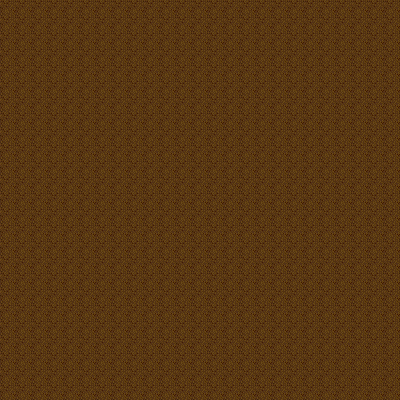

This game map was drawn from its Tiled (.tmx) file and the tilesets committed beside it. A one-line description and the full map source follow:
An orthogonal 25x25 tile map with 16x16 px tiles, 3 tile layers (Tile Layer 1, Tile Layer 2, Tile Layer 3), 2 tilesets.

<map version="1.2" tiledversion="2020.04.10" orientation="orthogonal" renderorder="right-down" width="25" height="25" tilewidth="16" tileheight="16" infinite="0" nextlayerid="4" nextobjectid="1">
 <tileset firstgid="1" name="MapTextures" tilewidth="16" tileheight="16" tilecount="4416" columns="96">
  <image source="MapTextures.png" width="1536" height="736" />
 </tileset>
 <tileset firstgid="4417" name="dungeon_tiles_formatted_v2" tilewidth="16" tileheight="16" tilecount="299" columns="23">
  <image source="dungeon_tiles_formatted_v2.png" width="368" height="208" />
 </tileset>
 <layer id="1" name="Tile Layer 1" width="25" height="25">
  <data encoding="csv">
1,1,1,1,1,1,1,1,1,1,1,1,1,1,1,1,1,1,1,1,1,1,1,1,1,
1,0,0,0,0,0,0,0,0,0,0,0,0,0,0,0,0,0,0,0,0,0,0,0,1,
1,0,0,0,0,0,0,0,0,0,0,0,0,0,0,0,0,0,0,0,0,0,0,0,1,
1,0,0,0,0,0,0,0,0,0,0,0,0,0,0,0,0,0,0,0,0,0,0,0,1,
1,0,0,0,0,0,0,0,0,0,0,0,0,0,0,0,0,0,0,0,0,0,0,0,1,
1,0,0,0,0,0,0,0,0,0,0,0,0,0,0,0,0,0,0,0,0,0,0,0,1,
1,0,0,0,0,0,0,0,0,0,0,0,0,0,0,0,0,0,0,0,0,0,0,0,1,
1,0,0,0,0,0,0,0,0,0,0,0,0,0,0,0,0,0,0,0,0,0,0,0,1,
1,0,0,0,0,0,0,0,0,0,0,0,0,0,0,0,0,0,0,0,0,0,0,0,1,
1,0,0,0,0,0,0,0,0,0,0,0,0,0,0,0,0,0,0,0,0,0,0,0,1,
1,0,0,0,0,0,0,0,0,0,0,0,0,0,0,0,0,0,0,0,0,0,0,0,1,
1,0,0,0,0,0,0,0,0,0,0,0,0,0,0,0,0,0,0,0,0,0,0,0,1,
1,0,0,0,0,0,0,0,0,0,0,0,0,0,0,0,0,0,0,0,0,0,0,0,1,
1,0,0,0,0,0,0,0,0,0,0,0,0,0,0,0,0,0,0,0,0,0,0,0,1,
1,0,0,0,0,0,0,0,0,0,0,0,0,0,0,0,0,0,0,0,0,0,0,0,1,
1,0,0,0,0,0,0,0,0,0,0,0,0,0,0,0,0,0,0,0,0,0,0,0,1,
1,0,0,0,0,0,0,0,0,0,0,0,0,0,0,0,0,0,0,0,0,0,0,0,1,
1,0,0,0,0,0,0,0,0,0,0,0,0,0,0,0,0,0,0,0,0,0,0,0,1,
1,0,0,0,0,0,0,0,0,0,0,0,0,0,0,0,0,0,0,0,0,0,0,0,1,
1,0,0,0,0,0,0,0,0,0,0,0,0,0,0,0,0,0,0,0,0,0,0,0,1,
1,0,0,0,0,0,0,0,0,0,0,0,0,0,0,0,0,0,0,0,0,0,0,0,1,
1,0,0,0,0,0,0,0,0,0,0,0,0,0,0,0,0,0,0,0,0,0,0,0,1,
1,0,0,0,0,0,0,0,0,0,0,0,0,0,0,0,0,0,0,0,0,0,0,0,1,
1,0,0,0,0,0,0,0,0,0,0,0,0,0,0,0,0,0,0,0,0,0,0,0,1,
1,1,1,1,1,1,1,1,1,1,1,1,1,1,1,1,1,1,1,1,1,1,1,1,1
</data>
 </layer>
 <layer id="2" name="Tile Layer 2" width="25" height="25">
  <data encoding="csv">
404,404,404,404,404,404,404,404,404,404,404,404,404,404,404,404,404,404,404,404,404,404,404,404,404,
404,404,404,404,404,404,404,404,404,404,404,404,404,404,404,404,404,404,404,404,404,404,404,404,404,
404,404,404,404,404,404,404,404,404,404,404,404,404,404,404,404,404,404,404,404,404,404,404,404,404,
404,404,404,404,404,404,404,404,404,404,404,404,404,404,404,404,404,404,404,404,404,404,404,404,404,
404,404,404,404,404,404,404,404,404,404,404,404,404,404,404,404,404,404,404,404,404,404,404,404,404,
404,404,404,404,404,404,404,404,404,404,404,404,404,404,404,404,404,404,404,404,404,404,404,404,404,
404,404,404,404,404,404,404,404,404,404,404,404,404,404,404,404,404,404,404,404,404,404,404,404,404,
404,404,404,404,404,404,404,404,404,404,404,404,404,404,404,404,404,404,404,404,404,404,404,404,404,
404,404,404,404,404,404,404,404,404,404,404,404,404,404,404,404,404,404,404,404,404,404,404,404,404,
404,404,404,404,404,404,404,404,404,404,404,404,404,404,404,404,404,404,404,404,404,404,404,404,404,
404,404,404,404,404,404,404,404,404,404,404,404,404,404,404,404,404,404,404,404,404,404,404,404,404,
404,404,404,404,404,404,404,404,404,404,404,404,404,404,404,404,404,404,404,404,404,404,404,404,404,
404,404,404,404,404,404,404,404,404,404,404,404,404,404,404,404,404,404,404,404,404,404,404,404,404,
404,404,404,404,404,404,404,404,404,404,404,404,404,404,404,404,404,404,404,404,404,404,404,404,404,
404,404,404,404,404,404,404,404,404,404,404,404,404,404,404,404,404,404,404,404,404,404,404,404,404,
404,404,404,404,404,404,404,404,404,404,404,404,404,404,404,404,404,404,404,404,404,404,404,404,404,
404,404,404,404,404,404,404,404,404,404,404,404,404,404,404,404,404,404,404,404,404,404,404,404,404,
404,404,404,404,404,404,404,404,404,404,404,404,404,404,404,404,404,404,404,404,404,404,404,404,404,
404,404,404,404,404,404,404,404,404,404,404,404,404,404,404,404,404,404,404,404,404,404,404,404,404,
404,404,404,404,404,404,404,404,404,404,404,404,404,404,404,404,404,404,404,404,404,404,404,404,404,
404,404,404,404,404,404,404,404,404,404,404,404,404,404,404,404,404,404,404,404,404,404,404,404,404,
404,404,404,404,404,404,404,404,404,404,404,404,404,404,404,404,404,404,404,404,404,404,404,404,404,
404,404,404,404,404,404,404,404,404,404,404,404,404,404,404,404,404,404,404,404,404,404,404,404,404,
404,404,404,404,404,404,404,404,404,404,404,404,404,404,404,404,404,404,404,404,404,404,404,404,404,
404,404,404,404,404,404,404,404,404,404,404,404,404,404,404,404,404,404,404,404,404,404,404,404,404
</data>
 </layer>
 <layer id="3" name="Tile Layer 3" width="25" height="25">
  <data encoding="csv">
0,0,0,0,0,0,0,0,0,0,0,0,0,0,0,0,0,0,0,0,0,0,0,0,0,
0,0,0,0,0,0,0,0,0,0,0,0,0,0,0,0,0,0,0,0,0,0,0,0,0,
0,0,0,0,0,0,0,0,0,0,0,0,0,0,0,0,0,0,0,0,0,0,0,0,0,
0,0,0,0,0,0,0,0,0,0,0,0,0,0,0,0,0,0,0,0,0,0,0,0,0,
0,0,0,0,0,0,0,0,0,0,0,0,0,0,0,0,0,0,0,0,0,0,0,0,0,
0,0,0,0,0,0,0,0,0,0,0,0,0,0,0,0,0,0,0,0,0,0,0,0,0,
0,0,0,0,0,0,0,0,0,0,0,0,0,0,0,0,0,0,0,0,0,0,0,0,0,
0,0,0,0,0,0,0,0,0,0,0,0,0,0,0,0,0,0,0,0,0,0,0,0,0,
0,0,0,0,0,0,0,0,0,0,0,0,0,0,0,0,0,0,0,0,0,0,0,0,0,
0,0,0,0,0,0,0,0,0,0,0,0,0,0,0,0,0,0,0,0,0,0,0,0,0,
0,0,0,0,0,0,0,0,0,0,0,0,0,0,0,0,0,0,0,0,0,0,0,0,0,
0,0,0,0,0,0,0,0,0,0,0,0,0,0,0,0,0,0,0,0,0,0,0,0,0,
0,0,0,0,0,0,0,0,0,0,0,0,0,0,0,0,0,0,0,0,0,0,0,0,0,
0,0,0,0,0,0,0,0,0,0,0,0,0,0,0,0,0,0,0,0,0,0,0,0,0,
0,0,0,0,0,0,0,0,0,0,0,0,0,0,0,0,0,0,0,0,0,0,0,0,0,
0,0,0,0,0,0,0,0,0,0,0,0,0,0,0,0,0,0,0,0,0,0,0,0,0,
0,0,0,0,0,0,0,0,0,0,0,0,0,0,0,0,0,0,0,0,0,0,0,0,0,
0,0,0,0,0,0,0,0,0,0,0,0,0,0,0,0,0,0,0,0,0,0,0,0,0,
0,0,0,0,0,0,0,0,0,0,0,0,0,0,0,0,0,0,0,0,0,0,0,0,0,
0,0,0,0,0,0,0,0,0,0,0,0,0,0,0,0,0,0,0,0,0,0,0,0,0,
0,0,0,0,0,0,0,0,0,0,0,0,0,0,0,0,0,0,0,0,0,0,0,0,0,
0,0,0,0,0,0,0,0,0,0,0,0,0,0,0,0,0,0,0,0,0,0,0,0,0,
0,0,0,0,0,0,0,0,0,0,0,0,0,0,0,0,0,0,0,0,0,0,0,0,0,
0,0,0,0,0,0,0,0,0,0,0,0,0,0,0,0,0,0,0,0,0,0,0,0,0,
0,0,0,0,0,0,0,0,0,0,0,0,0,0,0,0,0,0,0,0,0,0,0,0,0
</data>
 </layer>
</map>
